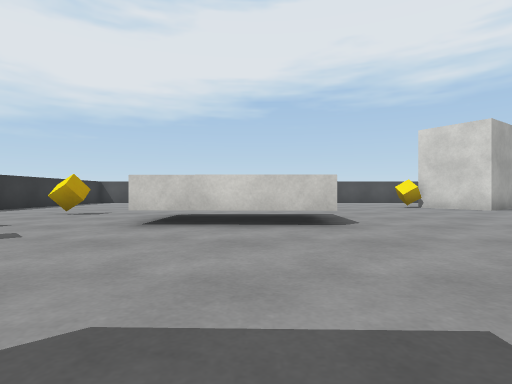
[1] (above)

16 first-person views from a walk through a 3-D level made in the Unity game engine. The camera is 0.51 m above the floor, looks level and sees 80° across. The floor is counted in squares, 1 m on a side. Each view is taken from the middle of a square. On the plan, view 1 faces up. The plan holds only what a view shows up to about 9 squares ahead; the rest is blank. The player character is not drawn. Surface patterns are stand-ins for the level's own textures.

[2]
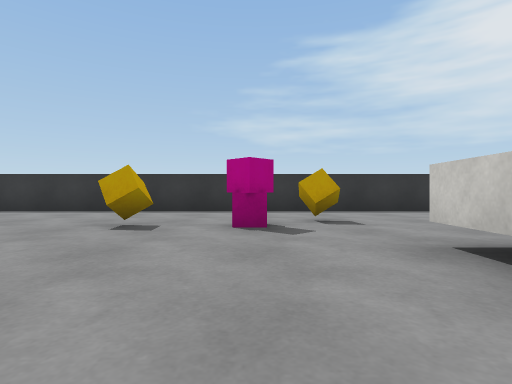

[3]
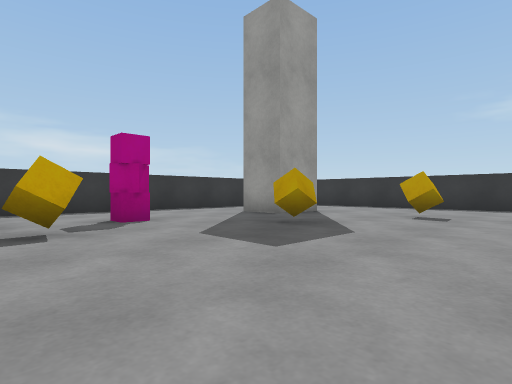

[4]
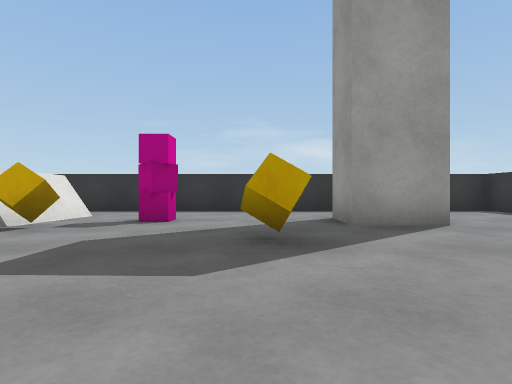

[5]
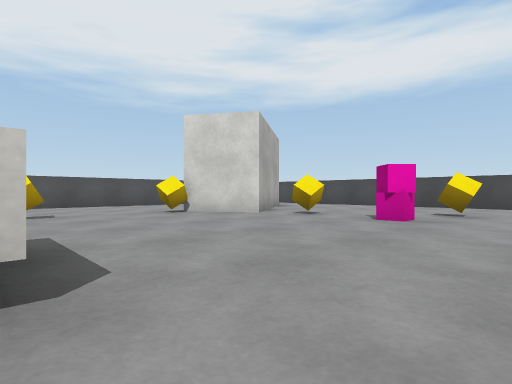

[6]
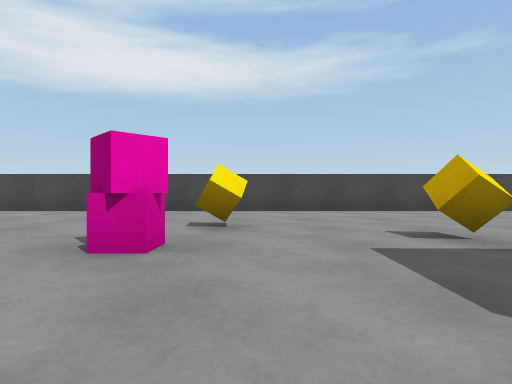

[7]
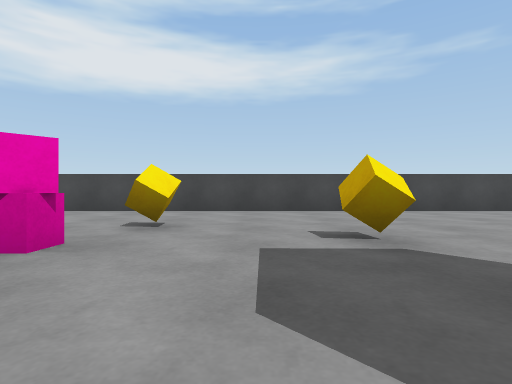

[8]
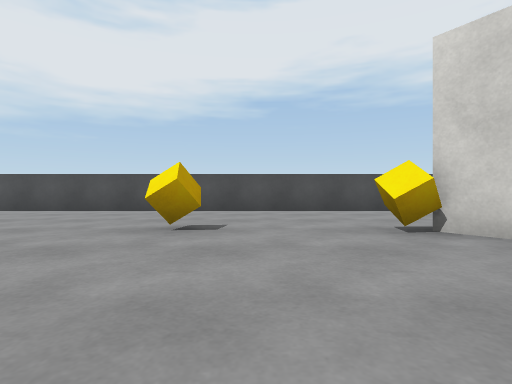

[9]
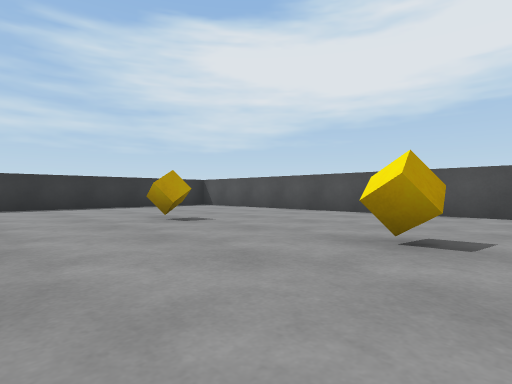

[10]
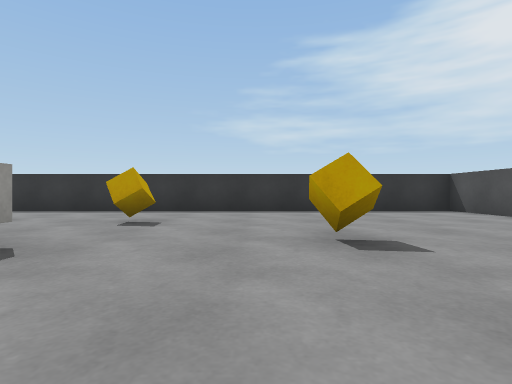

[11]
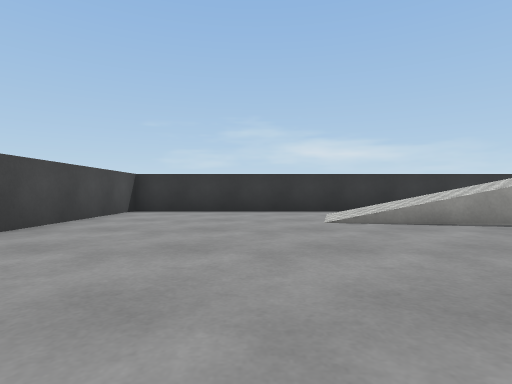

[12]
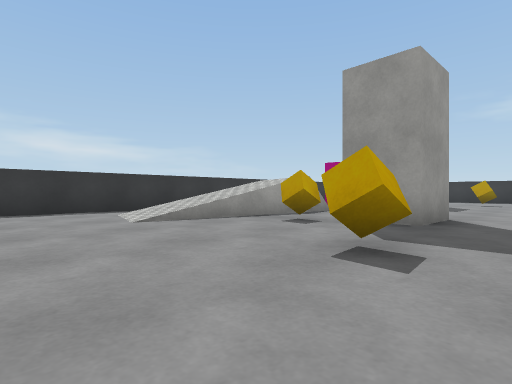

[13]
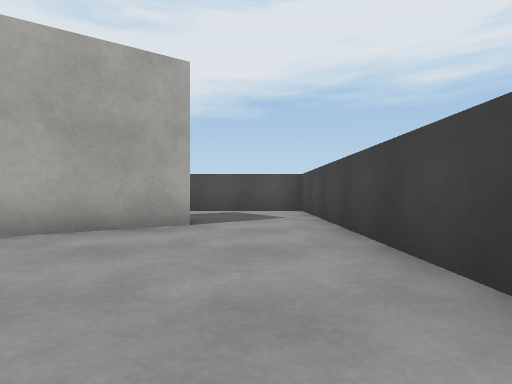

[14]
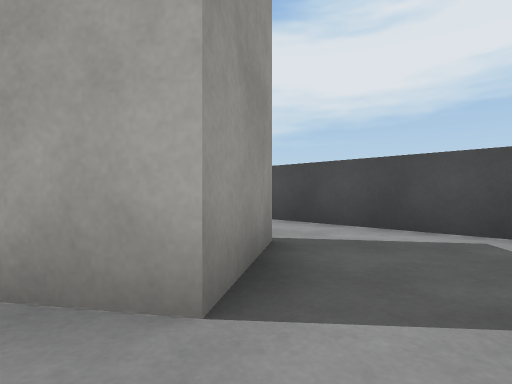

[15]
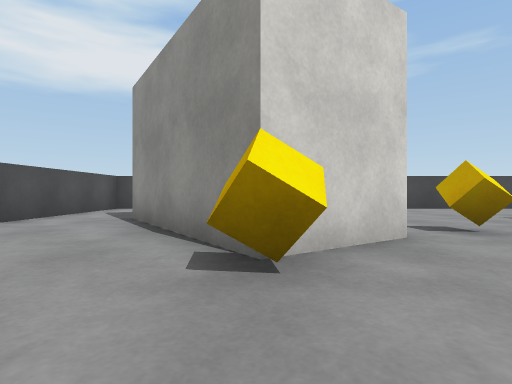

[16]
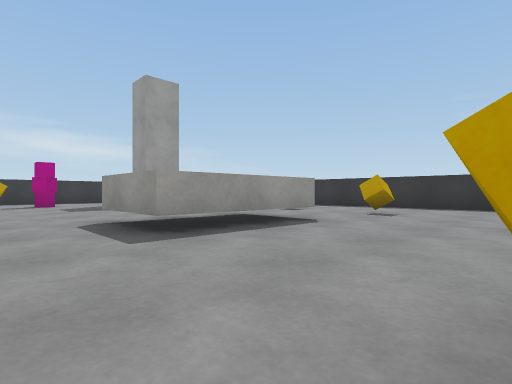

### Floor plan
Key: @ floor where view 1 was taken; # wall or solid block; . floor; / step, stairs or slope; = window, fence, low wall or low ledge; T thing the floor can be seen under or through; O other object.
Columns run from 8 left of view 1 to 12 right of it. Each row starts with its distance up from view 1.
 14 #####################
 13 #...................#
 12 #...............##..#
 11 # .............###..#
 10 #.....O...O..O####..#
  9 #.............##....#
  8 #...................#
  7 #...O..........O....#
  6 #.....TTTT..........#
  5 #.....TTTT.....OO...#
  4 #...O...............#
  3 #...O...............#
  2 #..............O....#
  1 #...O.......##......#
  0 #......O@... #......#
 -1 #.........O.........#
 -2 #...##...O.=//=/....#
 -3 #... #...O.#////....#
 -4 #... ........ =/....#
 -5 #..  .......   .....#
 -6 ###  ################

Positions as (right, up) in squares from view 1, and headings:
1: (0, 0), facing up
2: (1, 3), facing left
3: (3, 3), facing down-left
4: (-1, 3), facing down
5: (1, 3), facing up-right
6: (4, 4), facing right
7: (4, 3), facing right
8: (3, 6), facing up
9: (3, 7), facing up-left
10: (1, 9), facing left
11: (9, 3), facing down
12: (10, 3), facing down-left
13: (11, 6), facing up
14: (11, 10), facing up-left
15: (3, 10), facing right
16: (3, 10), facing down-left
